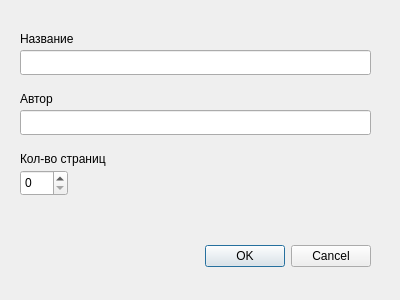
<?xml version="1.0" encoding="UTF-8"?>
<ui version="4.0">
 <class>change_book_dialog</class>
 <widget class="QDialog" name="change_book_dialog">
  <property name="geometry">
   <rect>
    <x>0</x>
    <y>0</y>
    <width>400</width>
    <height>300</height>
   </rect>
  </property>
  <property name="windowTitle">
   <string>Dialog</string>
  </property>
  <widget class="QDialogButtonBox" name="buttonBox">
   <property name="geometry">
    <rect>
     <x>30</x>
     <y>240</y>
     <width>341</width>
     <height>32</height>
    </rect>
   </property>
   <property name="orientation">
    <enum>Qt::Horizontal</enum>
   </property>
   <property name="standardButtons">
    <set>QDialogButtonBox::Cancel|QDialogButtonBox::Ok</set>
   </property>
  </widget>
  <widget class="QLineEdit" name="le_author">
   <property name="geometry">
    <rect>
     <x>20</x>
     <y>110</y>
     <width>351</width>
     <height>25</height>
    </rect>
   </property>
  </widget>
  <widget class="QLineEdit" name="le_title">
   <property name="geometry">
    <rect>
     <x>20</x>
     <y>50</y>
     <width>351</width>
     <height>25</height>
    </rect>
   </property>
  </widget>
  <widget class="QLabel" name="label">
   <property name="geometry">
    <rect>
     <x>20</x>
     <y>30</y>
     <width>67</width>
     <height>17</height>
    </rect>
   </property>
   <property name="text">
    <string>Название</string>
   </property>
  </widget>
  <widget class="QLabel" name="label_3">
   <property name="geometry">
    <rect>
     <x>20</x>
     <y>150</y>
     <width>121</width>
     <height>17</height>
    </rect>
   </property>
   <property name="text">
    <string>Кол-во страниц</string>
   </property>
  </widget>
  <widget class="QSpinBox" name="spinBox">
   <property name="geometry">
    <rect>
     <x>20</x>
     <y>170</y>
     <width>48</width>
     <height>26</height>
    </rect>
   </property>
  </widget>
  <widget class="QLabel" name="label_2">
   <property name="geometry">
    <rect>
     <x>20</x>
     <y>90</y>
     <width>67</width>
     <height>17</height>
    </rect>
   </property>
   <property name="text">
    <string>Автор</string>
   </property>
  </widget>
 </widget>
 <resources/>
 <connections>
  <connection>
   <sender>buttonBox</sender>
   <signal>accepted()</signal>
   <receiver>change_book_dialog</receiver>
   <slot>accept()</slot>
   <hints>
    <hint type="sourcelabel">
     <x>248</x>
     <y>254</y>
    </hint>
    <hint type="destinationlabel">
     <x>157</x>
     <y>274</y>
    </hint>
   </hints>
  </connection>
  <connection>
   <sender>buttonBox</sender>
   <signal>rejected()</signal>
   <receiver>change_book_dialog</receiver>
   <slot>reject()</slot>
   <hints>
    <hint type="sourcelabel">
     <x>316</x>
     <y>260</y>
    </hint>
    <hint type="destinationlabel">
     <x>286</x>
     <y>274</y>
    </hint>
   </hints>
  </connection>
 </connections>
</ui>
